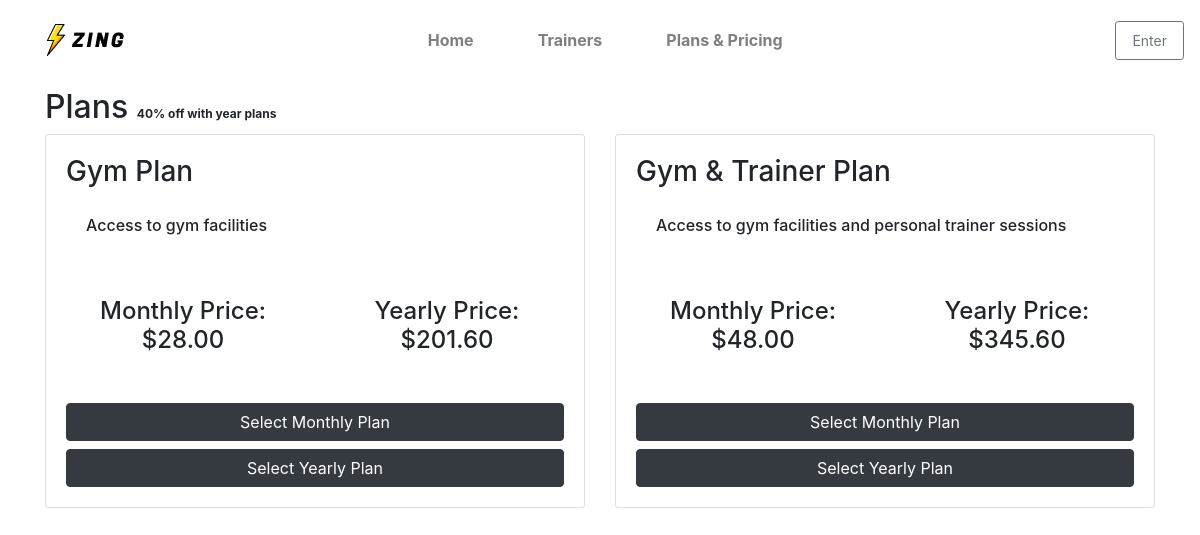
The app's page /plans/ with its own data.
### plans/models.py (models this page shows, shortened)
class Plan(models.Model):
    name = models.CharField(max_length=100)
    description = models.TextField()
    monthly_price = models.DecimalField(max_digits=6, decimal_places=2)
    yearly_price = models.DecimalField(max_digits=6, decimal_places=2)

### plans/views.py (the view)
# urls.py: path('plans/', include('plans.urls')),
def plans(request):
    plans = Plan.objects.all()
    return render(request, 'plans/plans.html', {'plans': plans})

### plans/templatetags/templatestags.py (called while the page is built)
@register.filter
def split_by_newline(description):
    return description.split('\n')

### plans/templates/plans/plans.html (shortened to what this page needs)
{% extends "base.html" %} {% load static %} {% load templatestags %}
{% block content %}
<div class="container mt-3">
    <h2>Plans <small>40% off with year plans</small></h2>
    <div class="row">
        {% for plan in plans %}
        <div class="col-md-6">
            <div class="card plans">
                <div class="card-body">
                    <h3 class="card-title">{{ plan.name }} </h3>
                    <ul class="list-group card-text description">
                        {% for item in plan.description|split_by_newline %}
                            <li class="list-group-item">{{ item }}</li>
                        {% endfor %}
                    </ul>
                    <div class="row text-center mt-5 mb-5">
                        <div class="col-6">
                            <h4 class="card-text monthly-price" id="monthly-price{{ plan.id }}" data-monthly-price="{{ plan.monthly_price }}">Monthly Price: <br> ${{ plan.monthly_price }}</h4>
                        </div>
                        <div class="col-6">
                            <h4 class="card-text yearly-price" id="yearly-price{{ plan.id }}" data-yearly-price="{{ plan.yearly_price }}">Yearly Price: <br> ${{ plan.yearly_price }}</h4>
                        </div>
                    </div>
                    <a href="{% url 'checkout' %}?plan_id={{ plan.id }}&plan_name={{ plan.name }}&plan_price={{ plan.monthly_price }}&plan_duration=monthly" class="btn btn-dark">Select Monthly Plan</a>
                    <a href="{% url 'checkout' %}?plan_id={{ plan.id }}&plan_name={{ plan.name }}&plan_price={{ plan.yearly_price }}&plan_duration=yearly" class="btn btn-dark mt-2">Select Yearly Plan</a>
                </div>
            </div>
        </div>
        {% endfor %}
    </div>
</div>
{% endblock %}

### static/css/base.css (style rules this page uses)
html { height: 100%; }
.card-body { display: flex; flex-direction: column; justify-content: space-between; height: 100%; }
.plans .description li { border: none; font-weight: 500; }
h2 small { font-weight: 700; font-size: 12px; }

### records on screen
Plan: name "Gym Plan", description "Access to gym facilities", monthly_price "28.00", yearly_price "201.60"
Plan: name "Gym & Trainer Plan", description "Access to gym facilities and personal trainer sessions", monthly_price "48.00", yearly_price "345.60"
